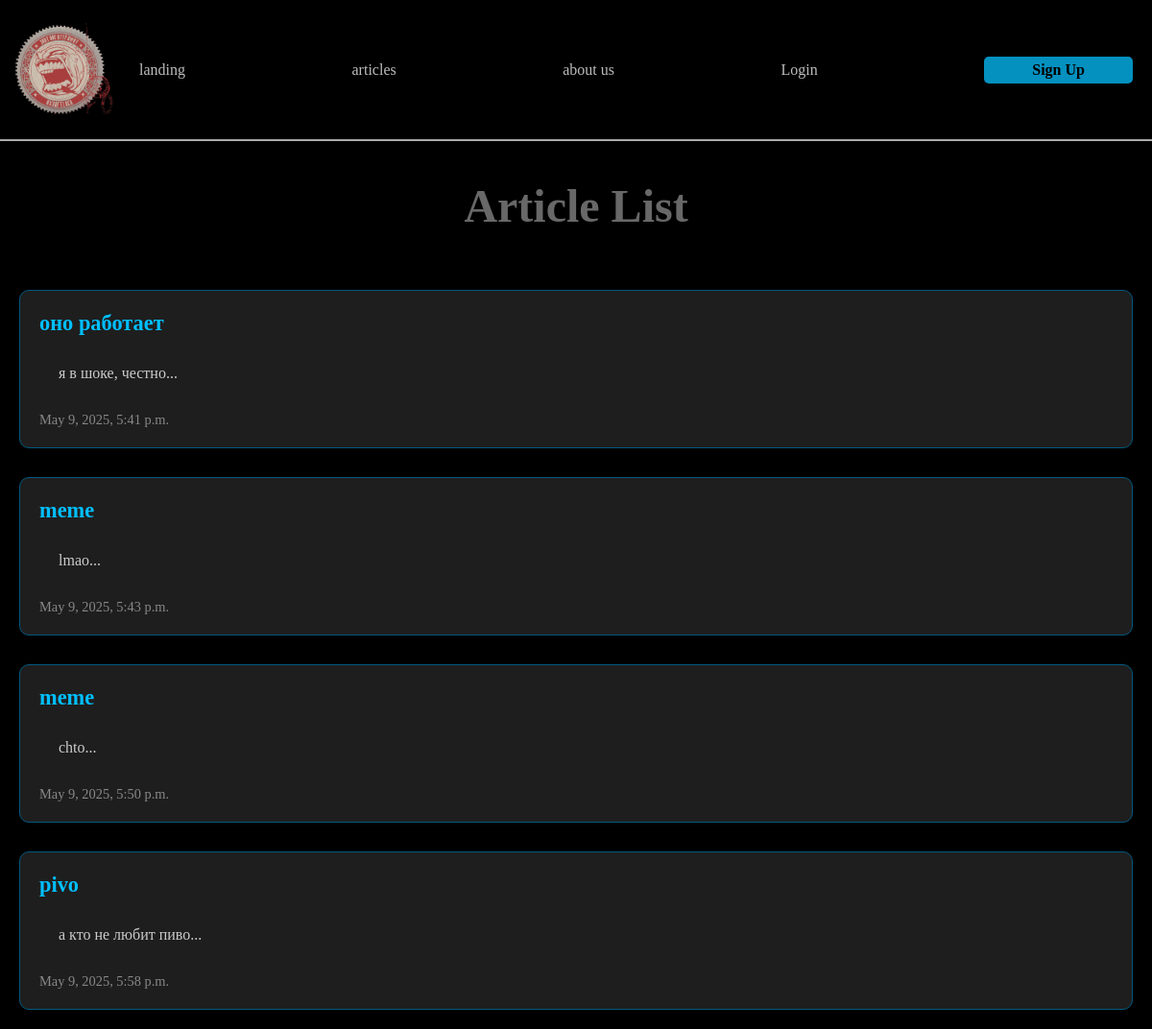
Before: / with the older database file.
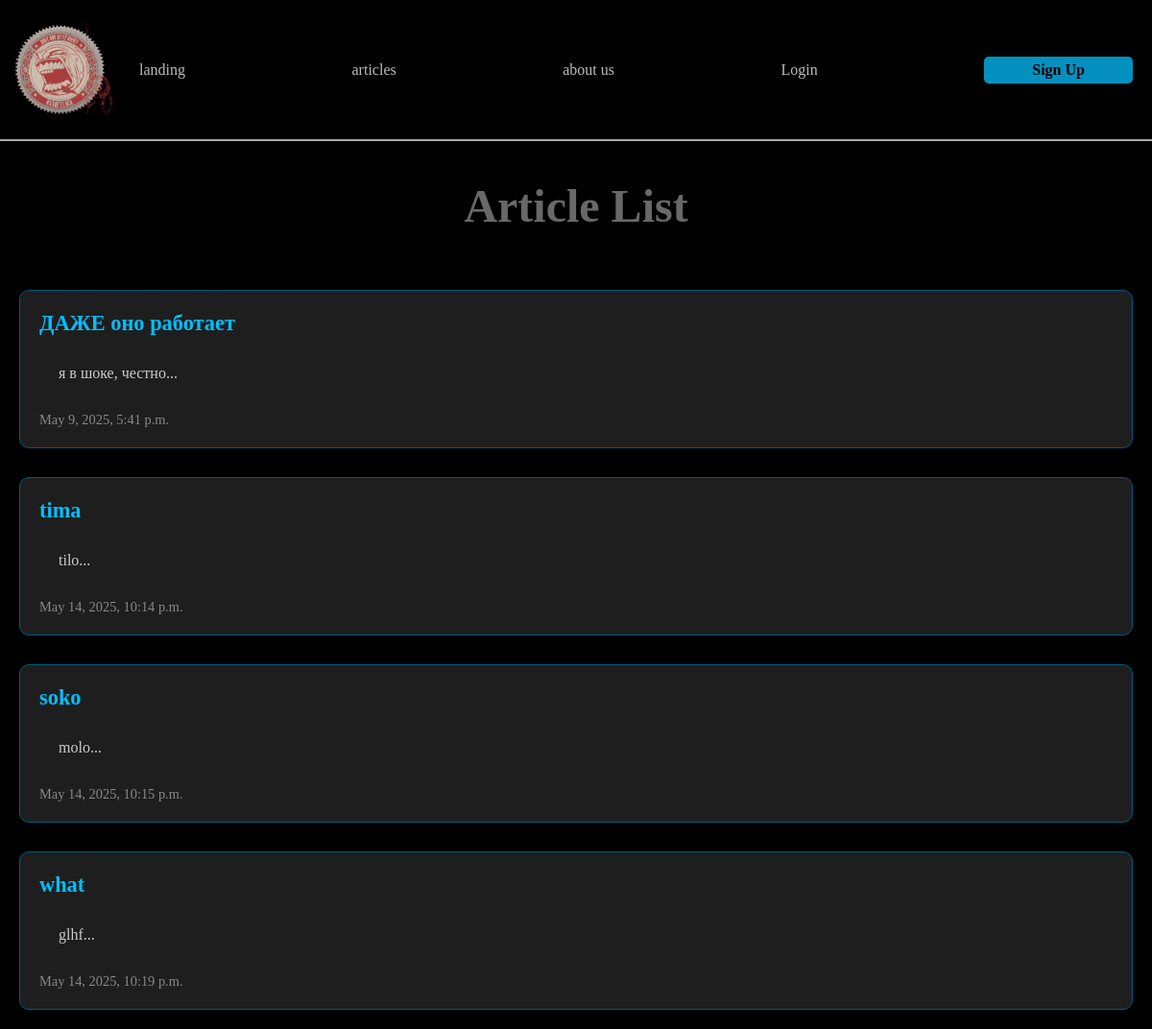
After: the same page with the newer database file.
### articles/models.py (models this page shows, shortened)
class Article(models.Model):
    title = models.CharField(max_length=200)
    slug = models.SlugField()
    body = models.TextField()
    date = models.DateTimeField(auto_now_add=True)
    thumbnail = models.ImageField(upload_to='images/', blank=True, default='images/default.png')
    author = models.ForeignKey(User, default=None, on_delete=models.CASCADE)
    def snippet(self):
        return self.body[0:50] + '...'

### articles/views.py (the view)
# urls.py: path('', views.article_list, name="articles"),
def article_list(request):
    articles = Article.objects.all().order_by('date')
    return render(request, 'articles/article_list.html', {'articles': articles})

### articles/templates/articles/article_list.html (shortened to what this page needs)
{% extends "base_layout.html" %}
{% block content %}
    <h1 class="smth">Article List</h1>
    <div class="articles">
        {% for element in articles %}
            <div class="article__item">
                <h2>
                    <a href="{% url 'articles:article-detail' slug=element.slug %}">
                        {{ element.title }}
                    </a>
                </h2>
                <p>
                    {{ element.snippet }}
                </p>
                <time>
                    {{ element.date }}
                </time>
            </div>
        {% endfor %}
    </div>
{% endblock content %}

### templates/base_layout.html (shortened to what this page needs)
{% load static %}
<!DOCTYPE html>
<html lang="en">
<head>
    <link rel="stylesheet" href="{% static 'css/style.css'%}">
</head>
<body>
    <header>
        <div class="header_container">
            <div class="logo">
                <img src="{% static 'css/softlogo.jpg' %}" alt="logo">
            </div>
            <nav class="nav-menu">
                <ul>
                    <li>
                        <a href="{% url 'homepage' %}">landing</a>
                    </li>
                    <li>
                        <a href="{% url 'homepage' %}">articles</a>
                    </li>
                    <li>
                        <a href="{% url 'about' %}">about us</a>
                    </li>
                    {% if user.is_authenticated %}
                        <li>
                            <form action="{% url 'accounts:logout' %}" method="post" class="logout-form" >
                                {% csrf_token %}
                                <button type="submit" class="act_second_button">Logout</button>
                            </form>
                        </li>
                    {% else %}
                        <li>
                            <a href="{% url 'accounts:login' %}">Login</a>
                        </li>
                        <li>
                            <a class="act_button_2" href="{% url 'accounts:signup' %}">Sign Up</a>
                        </li>
                    {% endif %}
                </ul>
            </nav>
        </div>
    </header>
    <main>
        {% block content %}
        {% endblock content %}
    </main>
</body>
</html>

### static/css/style.css (style rules this page uses)
html, body { background-color: #000000; margin: 0; padding: 0; overflow-x: hidden; height: 100%; }
header, main, footer { background: transparent; }
h1 { color: rgb(104, 104, 104); padding: 20px; margin: 0px; }
p { color: rgb(144, 144, 144); margin: 0; padding: 20px; }
img { max-width: 100%; height: 500px; display: block; }
.header_container { display: flex; align-items: center; padding: 10px 0; background-color: #000000; border-bottom: 2px solid #aaa; width: 100%; }
nav ul { display: flex; justify-content: space-between; align-items: center; list-style: none; margin: 0; padding: 0; }
nav { flex: 1; }
.nav-menu ul { align-items: center; list-style: none; gap: 30px; margin: 0; padding: 0; }
.nav-menu { justify-content: center; margin: 20px 20px 20px 20px; }
nav ul li { justify-content: space-between; text-align: center; }
nav a, nav button { color: rgb(188, 188, 188); text-decoration: none; background: none; border: none; cursor: pointer; }
.logo img { height: 125px; }
.articles { display: flex; flex-direction: column; gap: 30px; padding: 20px; }
.article__item { width: 100%; box-sizing: border-box; }
.article__item { background-color: #1e1e1e; padding: 20px; border-radius: 10px; border: 1px solid #00597f; box-shadow: 0 2px 8px rgba(0,0,0,0.1); transition: transform 0.2s ease, box-shadow 0.2s ease; }
.article__item h2 { margin: 0 0 10px; }
.article__item a { color: #00bfff; text-decoration: none; font-size: 1.4rem; }
.article__item p { color: #ccc; margin-bottom: 10px; }
.article__item time { font-size: 0.9rem; color: #888; }
.act_button_2 { text-align: center; display: block; margin: auto; padding: 5px 50px; background-color: #0491c0; color: #000; border: none; border-radius: 5px; cursor: pointer; text-decoration: none; font-weight: bold; transition: background-color 0.2s ease; }
a.act_button_2 { display: block; }
.smth { text-align: center; font-size: 48px; margin: 20px; padding: 20px; }

Changed rows visible on the page:
removed Article: title "meme", snippet "lmao...", date "May 9, 2025, 5:43 p.m."
removed Article: title "pivo", snippet "а кто не любит пиво...", date "May 9, 2025, 5:58 p.m."
changed Article "я в шоке, честно...": title "оно работает" → "ДАЖЕ оно работает"
changed Article: title "meme" → "tima"; snippet "chto..." → "tilo..."; date "May 9, 2025, 5:50 p.m." → "May 14, 2025, 10:14 p.m."
added Article: title "soko", snippet "molo...", date "May 14, 2025, 10:15 p.m."
added Article: title "what", snippet "glhf...", date "May 14, 2025, 10:19 p.m."
